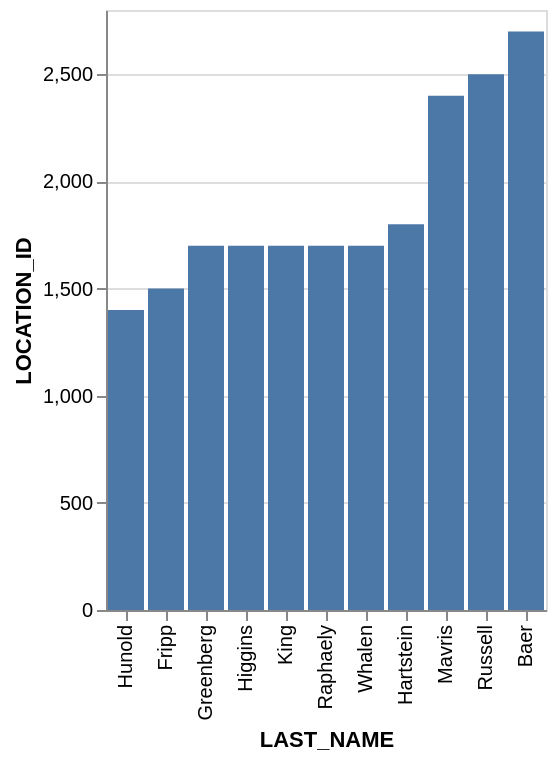

Vega-Lite specification for this chart:
### Vega-Lite specification from a JSON file in a GitHub repository (floating-point values rounded to 4 significant figures)
{"data": {"values": [{"x_data": "Hunold", "y_data": 1400}, {"x_data": "Fripp", "y_data": 1500}, {"x_data": "Greenberg", "y_data": 1700}, {"x_data": "Higgins", "y_data": 1700}, {"x_data": "King", "y_data": 1700}, {"x_data": "Raphaely", "y_data": 1700}, {"x_data": "Whalen", "y_data": 1700}, {"x_data": "Hartstein", "y_data": 1800}, {"x_data": "Mavris", "y_data": 2400}, {"x_data": "Russell", "y_data": 2500}, {"x_data": "Baer", "y_data": 2700}]}, "mark": "bar", "encoding": {"x": {"field": "x_data", "type": "nominal", "title": "LAST_NAME", "sort": {"op": "sum", "field": "y_data", "order": "ascending"}}, "y": {"field": "y_data", "type": "quantitative", "title": "LOCATION_ID"}}}
